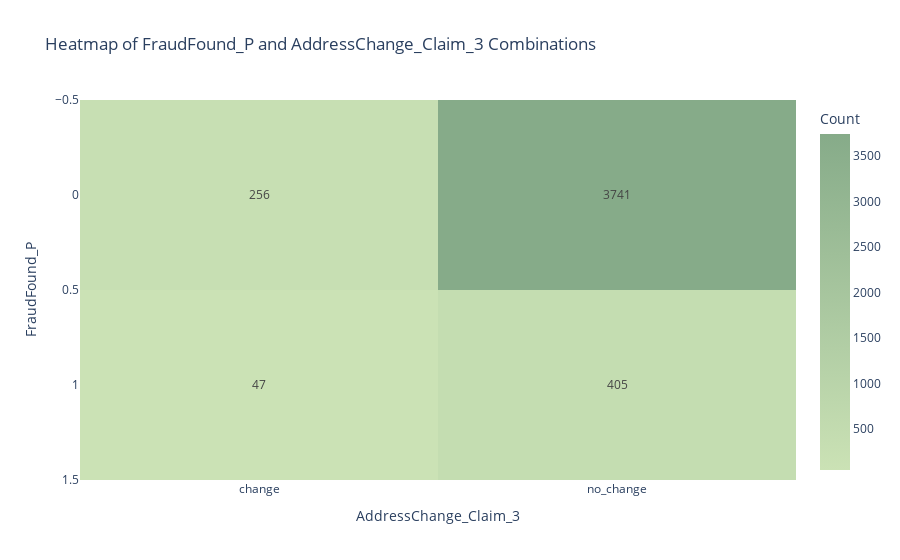

The code cell stored with this chart in its notebook:
### Markdown cell above
주소 이전을 한 경우, 얼마나 달라질까?

### Code cell
plot_two_categorical(all_p, 'FraudFound_P', 'AddressChange_Claim_3', 'heatmap')

### Figure 1 — Plotly figure (JSON) as saved in the notebook; plotly's stock layout.template omitted (floating-point values rounded to 4 significant figures)
{"data": [{"coloraxis": "coloraxis", "hovertemplate": "AddressChange_Claim_3: %{x}<br>FraudFound_P: %{y}<br>Count: %{z}<extra></extra>", "name": "0", "texttemplate": "%{z}", "type": "heatmap", "x": ["change", "no_change"], "xaxis": "x", "y": [0, 1], "yaxis": "y", "z": [[256, 3741], [47, 405]]}], "layout": {"coloraxis": {"colorbar": {"title": {"text": "Count"}}, "colorscale": [[0, "#CBE2B5"], [1, "#86AB89"]]}, "title": {"text": "Heatmap of FraudFound_P and AddressChange_Claim_3 Combinations"}, "xaxis": {"anchor": "y", "constrain": "domain", "domain": [0, 1], "scaleanchor": "y", "title": {"text": "AddressChange_Claim_3"}}, "yaxis": {"anchor": "x", "autorange": "reversed", "constrain": "domain", "domain": [0, 1], "title": {"text": "FraudFound_P"}}}}
